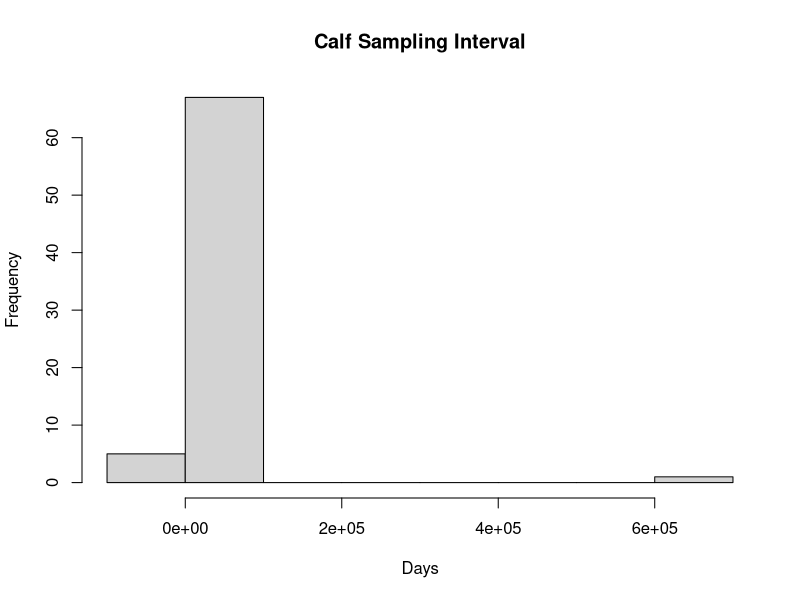

Reproduce this figure in R.
library(readxl)
library(data.table)

ppv <- 0.974
npv <- 0.998

dt <- as.data.table(read_excel("./Data/FarmData.xlsx", sheet="Model", skip =3, col_names =FALSE, range ="A4:AB1000")) 

hdr <- c("DamID", "Farm1", "D_Pre_E", "D_Pre_PCR", "D_Post_E", "D_Post_PCR", 
         "Sample Type", "Age_Class", "Age_Months", "D_Pre_Date", "D_Post_Date", 
         "Preg_Outcome", "Calf_ID", "Farm2", 
         "C_Birth_E", "C_Birth_PCR", "C_Post_E", "C_Post_PCR", "Sample_Type_C", "Calf_Sex", 
         "Calf_Pre_Date", "Calf_Post_Date",
         "Calf_Birth_Date", "Colostrum_ID", "Farm3", "Colostrum_E", "Colostrum_PCR", "Notes")

stopifnot(ncol(dt) >= length(hdr))
setnames(dt, hdr)

#### delta times ####
date_cols <- c("D_Pre_Date", "D_Post_Date", "Calf_Pre_Date", "Calf_Post_Date", "Calf_Birth_Date")

# Convert to character first and clean up any obvious bad entries
dt[, (date_cols) := lapply(.SD, function(x) {
  x <- as.character(x)
  x[!grepl("^\\d{1,2}[-/\\.]\\d{1,2}[-/\\.]\\d{2,4}|\\d{4}[-/\\.]\\d{1,2}[-/\\.]\\d{1,2}$", x)] <- NA
  as.Date(x, tryFormats = c("%Y-%m-%d", "%d/%m/%Y", "%m/%d/%Y"))
}), .SDcols = date_cols]

dt[, D_Delta_Dates := as.numeric(D_Post_Date - D_Pre_Date)]
dt[, Calf_Delta_Dates := as.numeric(Calf_Pre_Date - Calf_Birth_Date)]
dt[, Heif_Delta_Dates := as.numeric(Calf_Post_Date - Calf_Pre_Date)]

png("calf_sampling_histogram.png", width = 800, height = 600)
hist(dt[, Calf_Delta_Dates], main = "Calf Sampling Interval", xlab = "Days")
dev.off()

dt[, unique(D_Delta_Dates)]
dt[, unique(Calf_Delta_Dates)]
dt[, unique(Heif_Delta_Dates)]

#### Prevalence Cow pre and PTcow ####
Pos <- dt[D_Pre_E=="Pos" , .(Pos=.N), by=Farm1]
ntested <- dt[!is.na(D_Pre_E) & D_Pre_E!="Doub" , .(n=.N), by=Farm1]
Prev_cowPre <- merge(ntested, Pos, by="Farm1", all.x=TRUE)

Prev_cowPre[is.na(Pos), Pos :=0]
Prev_cowPre[, Prev:=Pos/n]
print(Prev_cowPre)
print(Prev_cowPre[1:4, mean(n)])
print(Prev_cowPre[1:4, mean(Prev)])

cows <- dt[!is.na(D_Pre_E) & !is.na(D_Post_E),]
cont_table <- cows[, table(D_Pre_E, D_Post_E, Farm1)]
# D_Post_E
# D_Pre_E Doub Neg Pos
# Doub    2   1   3
# Neg    10 100  41
# Pos     2   5  50

# raw ht
41/141
# 0.2907801
# Note cells a,b,c,d are for columns/rows with results in Pos and then Neg order
#     Pos   Neg
# Pos   a     b
# Neg   c     d

# numerator = number of truly neg pre and truly pos post
# a(1-ppv)ppv + b(1-ppv)npv + c*npv*ppv + dnpv(1-npv)
numerat <- 50*(1-ppv)*ppv + 5*(1-ppv)*npv + 41*npv*ppv + 100*npv*(1-npv)

# denominator = true number of neg pre
denom <- 141*npv + 55*(1-ppv)

# cows P(HT) 
PTcows <- numerat/denom
# [1] 0.2915952 

#### P(HT) after first week ####
calves <- dt[!is.na(C_Birth_E) & !is.na(C_Post_E),]
print(calves[, table(C_Birth_E, C_Post_E)])
# C_Post_E
# C_Birth_E Doub Neg Pos
# Doub    0   3   0
# Neg     1  28   1
# Pos     0   3   7

numerat <- 7*(1-ppv)*ppv + 3*(1-ppv)*npv + 1*npv*ppv + 28*npv*(1-npv)

denom <- 29*npv + 10*(1-ppv)

# calves P(HT)
PTcalvesThreeMonths <- numerat/denom
print(PTcalvesThreeMonths)
# [1] 0.04393713

# Compare with P(HT) for calves at birth (~ 4 days)
PTcalvesCol <- 0.172
PTcalves4days <- 1-(1-PTcalvesThreeMonths)^(1/(365/4))
PTcolostrum <- PTcalvesCol - PTcalves4days
print(PTcolostrum)
